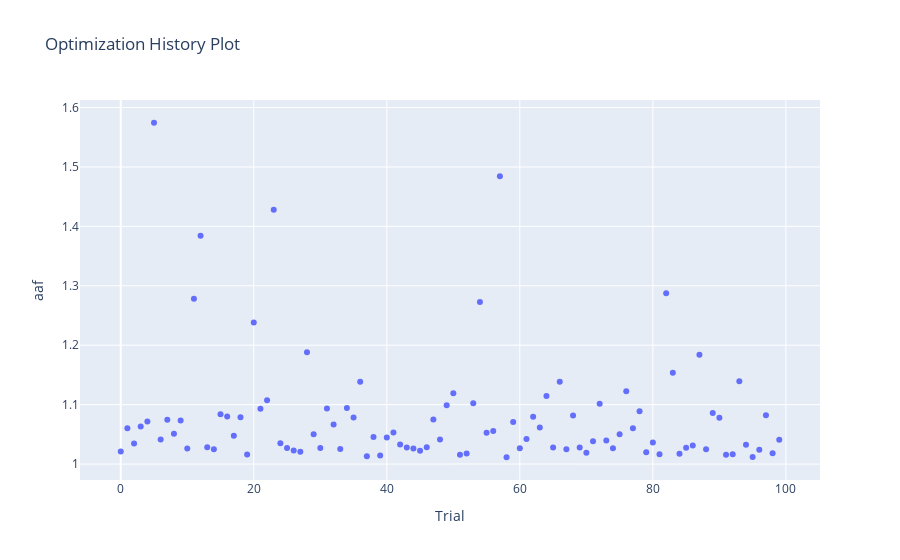

Notebook code cell kept with this figure:
### Code cell
plot_optimization_history(gnns_study, target = lambda t: t.values[0], target_name = 'aaf')
